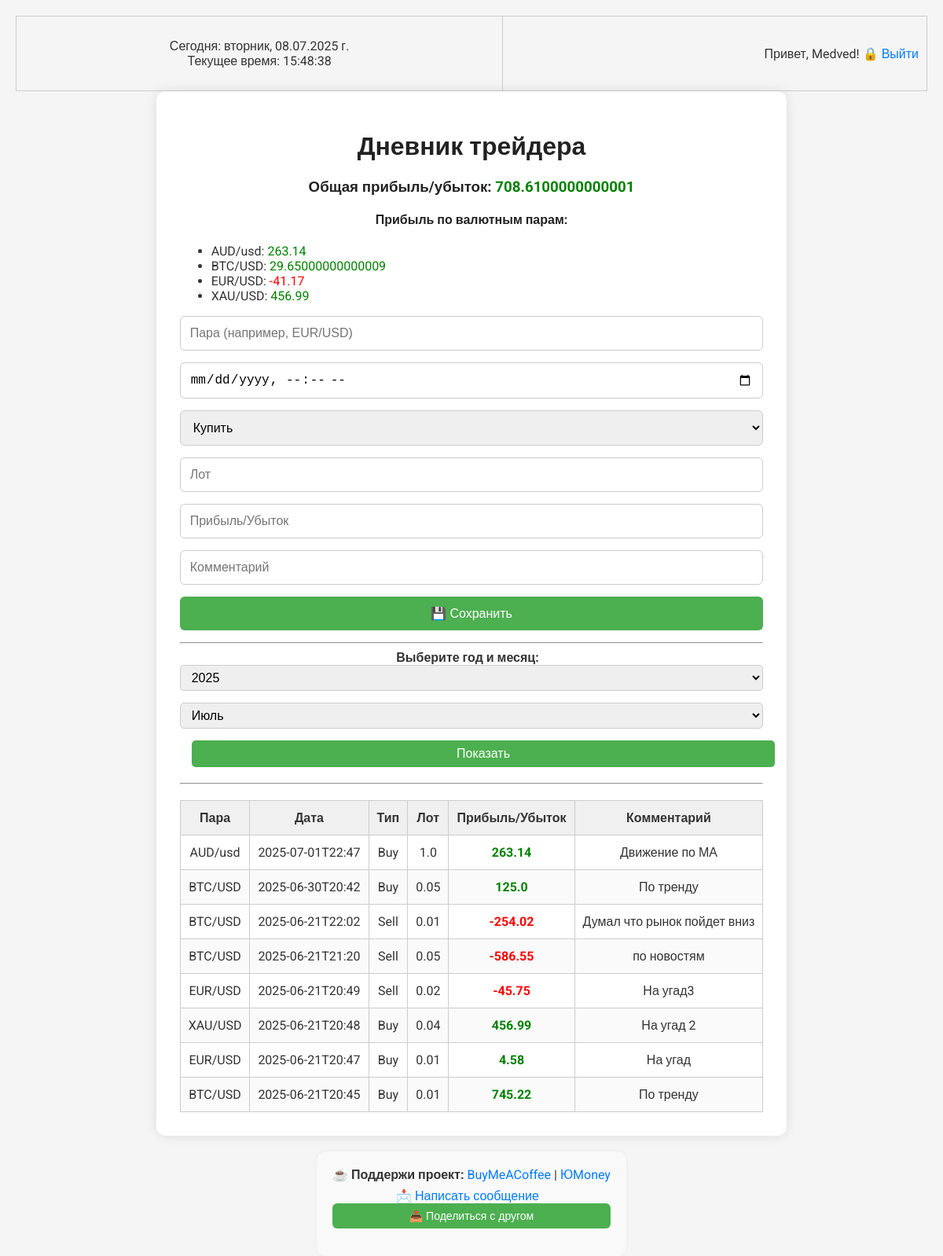
The page / (signed in) on the database its author committed.
### tables this page shows
CREATE TABLE "trades" (
    id INTEGER PRIMARY KEY AUTOINCREMENT,
    user_id INTEGER NOT NULL,
    pair TEXT NOT NULL,
    date TEXT NOT NULL,
    type TEXT NOT NULL,
    lot REAL NOT NULL,
    profit REAL NOT NULL,
    comment TEXT,
    FOREIGN KEY (user_id) REFERENCES users(id)
);

### app.py (the view)
@app.route("/")
def index():
    if 'user_id' not in session:
        return render_template("welcome.html")
    user_id = session['user_id']
    with get_db_connection() as conn:
        trades = conn.execute(
            "SELECT * FROM trades WHERE user_id = ? ORDER BY date DESC",
            (user_id,)
        ).fetchall()
    now = datetime.now()
    current_year = now.year
    selected_year = int(request.args.get('year', current_year))
    selected_month = int(request.args.get('month', now.month))
    years = list(range(2020, current_year + 6))
    months = [(i, name) for i, name in enumerate(
        ['Январь', 'Февраль', 'Март', 'Апрель', 'Май', 'Июнь',
         'Июль', 'Август', 'Сентябрь', 'Октябрь', 'Ноябрь', 'Декабрь'], 1)]
    total_profit = sum([trade['profit'] for trade in trades]) if trades else 0
    profit_by_pair = {}
    for trade in trades:
        pair = trade['pair']
        profit_by_pair[pair] = profit_by_pair.get(pair, 0) + trade['profit']
    return render_template(
        'index.html',
        session=session,
        premium_end_date=None,
        texts={
            'total_profit': 'Общая прибыль/убыток',
            'profit_by_pair': 'Прибыль по валютным парам'
        },
        total_profit=total_profit,
        profit_by_pair=profit_by_pair,
        years=years,
        months=months,
        selected_year=selected_year,
        selected_month=selected_month,
        trades=trades
    )

### app.py (called while the page is built)
def get_db_connection():
    conn = sqlite3.connect(DATABASE)
    conn.row_factory = sqlite3.Row
    return conn

### templates/index.html (shortened to what this page needs)
<!DOCTYPE html>
<html lang="ru">
<head>
  <link rel="stylesheet" href="{{ url_for('static', filename='style.css') }}" />
</head>
<body>
  <table style="width: 100%; padding: 10px;">
    <tr>
      <td>
        <p id="datetime"></p>
      </td>
      <td style="text-align: right;">
        {% if session.get('username') %}
          <p>
            Привет, {{ session['username'] }}!
            <a href="{{ url_for('logout') }}">🔒 Выйти</a>
          </p>
        {% else %}
          <p>
            <a href="{{ url_for('google.login') }}">Войти через Google</a>
          </p>
        {% endif %}
      </td>
    </tr>
  </table>
  <div class="container">
    <h1>Дневник трейдера</h1>
    <div style="margin-top: 20px;">
      <h3>{{ texts['total_profit'] }}:
        <span style="color: {{ 'green' if total_profit >= 0 else 'red' }}">{{ total_profit }}</span>
      </h3>
      <h4>{{ texts['profit_by_pair'] }}:</h4>
      <ul>
        {% for pair, profit in profit_by_pair.items() %}
          <li>{{ pair }}:
            <span style="color: {{ 'green' if profit >= 0 else 'red' }}">{{ profit }}</span>
          </li>
        {% endfor %}
      </ul>
    </div>
    <form action="/add_trade" method="POST">
      <input type="text" name="pair" placeholder="Пара (например, EUR/USD)" required>
      <input type="datetime-local" name="date" required>
      <select name="type">
        <option value="Buy">Купить</option>
      </select>
      <input type="number" name="lot" step="0.01" placeholder="Лот" required>
      <input type="number" name="profit" step="0.01" placeholder="Прибыль/Убыток" required>
      <input type="text" name="comment" placeholder="Комментарий">
      <button type="submit">💾 Сохранить</button>
    </form>
    <hr>
    <form action="/" method="get" style="text-align: center; margin-bottom: 20px;">
      <label for="year" style="font-weight: bold; margin-right: 10px;">Выберите год и месяц:</label>
      <select name="year" id="year" style="padding: 6px 10px; font-size: 16px; margin-right: 10px; border-radius: 5px; border: 1px solid #ccc;">
        {% for y in years %}
          <option value="{{ y }}" {% if y == selected_year %}selected{% endif %}>{{ y }}</option>
        {% endfor %}
      </select>
      <select name="month" id="month" style="padding: 6px 10px; font-size: 16px; border-radius: 5px; border: 1px solid #ccc;">
        {% for m in months %}
          <option value="{{ m[0] }}" {% if m[0] == selected_month %}selected{% endif %}>{{ m[1] }}</option>
        {% endfor %}
      </select>
      <button type="submit" style="padding: 8px 16px; font-size: 16px; margin-left: 15px; border-radius: 5px; background-color: #4CAF50; color: white; border: none; cursor: pointer;">Показать</button>
    </form>
    <hr>
    <div class="table-wrapper">
      <table>
        <thead>
          <tr>
            <th>Пара</th>
            <th>Дата</th>
            <th>Тип</th>
            <th>Лот</th>
            <th>Прибыль/Убыток</th>
            <th>Комментарий</th>
          </tr>
        </thead>
        <tbody>
          {% for trade in trades %}
          <tr>
            <td>{{ trade.pair }}</td>
            <td>{{ trade.date }}</td>
            <td>{{ trade.type }}</td>
            <td>{{ trade.lot }}</td>
            <td class="{{ 'positive' if trade.profit >= 0 else 'negative' }}">{{ trade.profit }}</td>
            <td>{{ trade.comment }}</td>
          </tr>
          {% endfor %}
        </tbody>
      </table>
    </div>
  </div>
  <footer class="support-box">
    <center>
      <div style="margin-bottom: 5px;">
        ☕ <strong>Поддержи проект:</strong>
        <a href="https://buymeacoffee.com/kakari" target="_blank" rel="noopener noreferrer">BuyMeACoffee</a> |
        <a href="https://yoomoney.ru/to/4100119196832465" target="_blank" rel="noopener noreferrer">ЮMoney</a>
      </div>
    </center>
    <div style="margin-top: 8px; text-align: center;">
      <a href="/feedback" style="margin-right: 10px;">📩 Написать сообщение</a>
      <button id="shareBtn" style="
        padding: 8px 14px;
        font-size: 14px;
        background-color: #4CAF50;
        color: white;
        border: none;
        border-radius: 6px;
        cursor: pointer;
      ">
        📤 Поделиться с другом
      </button>
    </div>
  </footer>
</body>
</html>

### static/style.css (style rules this page uses)
html, body { height: 100%; margin: 0; padding: 0; }
body { display: flex; flex-direction: column; min-height: 100vh; padding: 20px; background-color: #f5f5f5; font-family: 'Roboto', sans-serif; color: #333; }
.container { flex: 1 0 auto; max-width: 960px; margin: 0 auto; background: #fff; padding: 30px; border-radius: 12px; box-shadow: 0 0 15px rgba(0,0,0,0.1); }
h1, h2, h3, h4 { text-align: center; color: #222; }
input, select, button { display: block; width: 100%; padding: 12px; margin-bottom: 15px; font-size: 16px; border: 1px solid #ccc; border-radius: 6px; box-sizing: border-box; }
button { background-color: #4CAF50; color: white; border: none; cursor: pointer; }
.table-wrapper { overflow-x: auto; margin-top: 20px; }
table { width: 100%; border-collapse: collapse; font-size: 16px; }
th, td { border: 1px solid #ccc; padding: 12px 10px; text-align: center; }
th { background-color: #f0f0f0; }
tr:nth-child(even) { background-color: #fafafa; }
td:nth-child(5) { font-weight: bold; }
td:nth-child(5):before { content: attr(data-prefix); }
td.positive { color: green; }
td.negative { color: red; }
.support-box { margin-top: 30px; padding: 20px; background-color: #f9f9f9; border-radius: 12px; box-shadow: 0 0 5px rgba(0,0,0,0.05); }
a { color: #007BFF; text-decoration: none; }
footer.support-box { flex-shrink: 0; background-color: #f9f9f9; padding: 20px; border-radius: 12px; box-shadow: 0 0 5px rgba(0,0,0,0.05); margin-top: 20px; max-width: 960px; margin-left: auto; margin-right: auto; text-align: center; }

### rows shown on the page
trades: pair "AUD/usd", profit "263.14", date "2025-07-01T22:47", type "Buy", lot "1.0", comment "Движение по МА"
trades: pair "BTC/USD", profit "29.65000000000009", date "2025-06-30T20:42", type "Buy", lot "0.05", profit "125.0", comment "По тренду"
trades: pair "EUR/USD", profit "-41.17", date "2025-06-21T20:49", type "Sell", lot "0.02", profit "-45.75", comment "На угад3"
trades: pair "XAU/USD", profit "456.99", date "2025-06-21T20:48", type "Buy", lot "0.04", comment "На угад 2"
trades: pair "BTC/USD", date "2025-06-21T22:02", type "Sell", lot "0.01", profit "-254.02", comment "Думал что рынок пойдет вниз"
trades: pair "BTC/USD", date "2025-06-21T21:20", type "Sell", lot "0.05", profit "-586.55", comment "по новостям"
trades: pair "EUR/USD", date "2025-06-21T20:47", type "Buy", lot "0.01", profit "4.58", comment "На угад"
trades: pair "BTC/USD", date "2025-06-21T20:45", type "Buy", lot "0.01", profit "745.22", comment "По тренду"

### other values the page prints
{{ session['username'] }} "Medved"
{{ texts['total_profit'] }} "Общая прибыль/убыток"
{{ total_profit }} "708.6100000000001"
{{ texts['profit_by_pair'] }} "Прибыль по валютным парам"
form field year "2025"
form field month "Июль"
